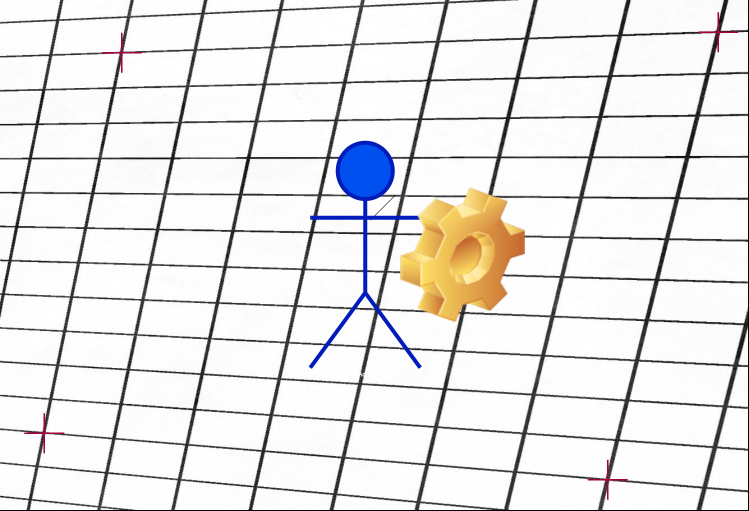
#> input picture opencv_transformation/grid_distorted.png, 1497 x 1021 px (shown at 1/2 size)
$ jupyter execute opencv_transform.ipynb
#> lines starting #> are read from the running program, lines starting #| are printed output that depends on the picture
# Perspective transfromation with opencv
Code take from https://docs.opencv.org/4.x/da/d6e/tutorial_py_geometric_transformations.html

[cell 1]
import cv2 as cv
import numpy as np
import matplotlib.pyplot as plt

[cell 2]
name1 = 'grid_distorted.png'
img1 = cv.imread(name1, cv.IMREAD_COLOR)
#> img1 is the input picture: shape (1021, 1497, 3); mean B, G, R 229.3, 230, 231
img1 = cv.cvtColor(img1, cv.COLOR_BGR2RGB)  # opencv reads colors in BGR
img1.shape
#> Out = (1021, 1497, 3)

[cell 3]
pts1 = np.float32([[243, 105], [1436, 64], [88, 866], [1215, 959]])
w2, h2 = 1200, 1000
pts2 = np.float32([[0, 0], [w2, 0], [0, h2], [w2, h2]])

matrix = cv.getPerspectiveTransform(pts1, pts2)

img2 = cv.warpPerspective(img1, matrix,(w2, h2))
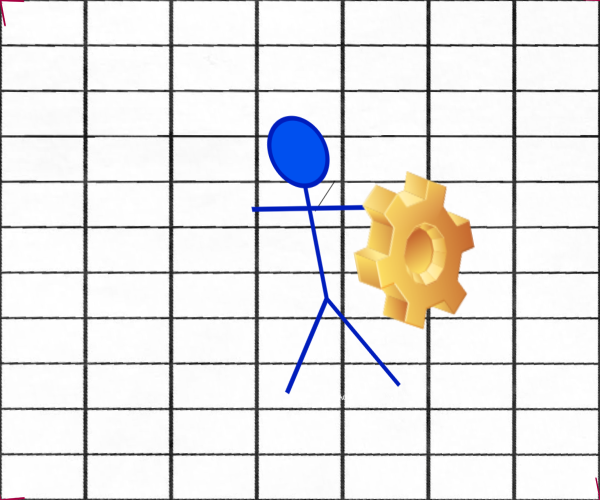
#> img2: shape (1000, 1200, 3) (shown at 1/2 size); mean R, G, B 229.8, 228.6, 227.8

[cell 4]
plt.subplot(121),plt.imshow(img1),plt.title(name1)
plt.subplot(122),plt.imshow(img2),plt.title('grid transformed')
plt.show()
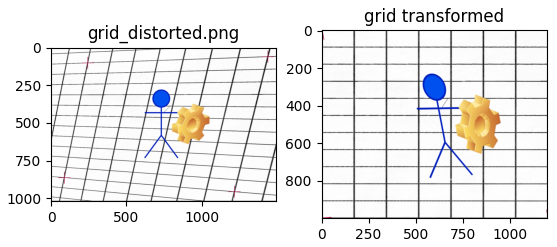
#> figure drawn by matplotlib, 2 panels

**Even rotation is possible by swapping the points...**

[cell 5]
pts3 = np.float32([[w2, h2], [0, h2], [w2, 0], [0, 0]])
matrix = cv.getPerspectiveTransform(pts1, pts3)
img3 = cv.warpPerspective(img1, matrix,(w2, h2))
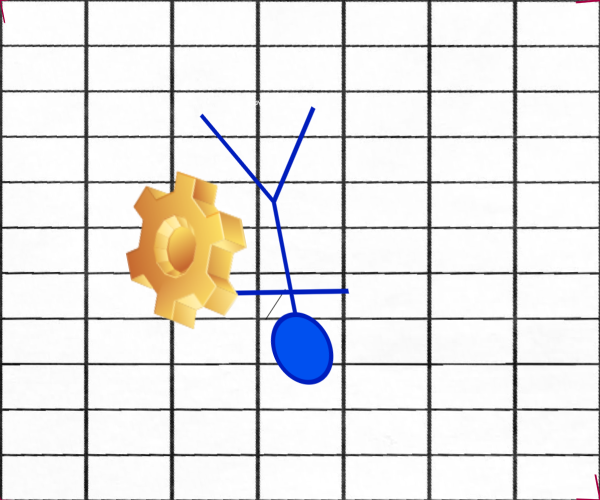
#> img3: shape (1000, 1200, 3) (shown at 1/2 size); mean R, G, B 229.8, 228.6, 227.8
plt.imshow(img3), plt.title("rotated");
